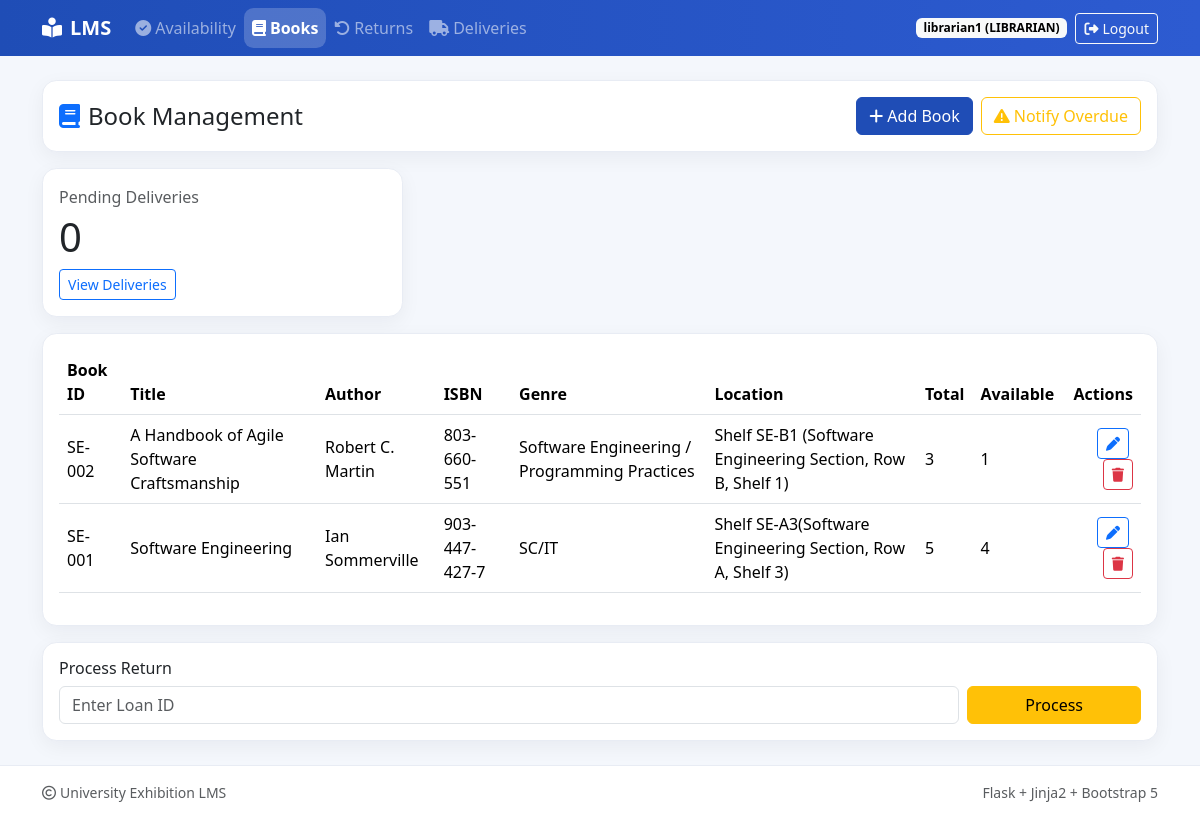
The page /librarian/ (signed in) on the database as committed earlier.
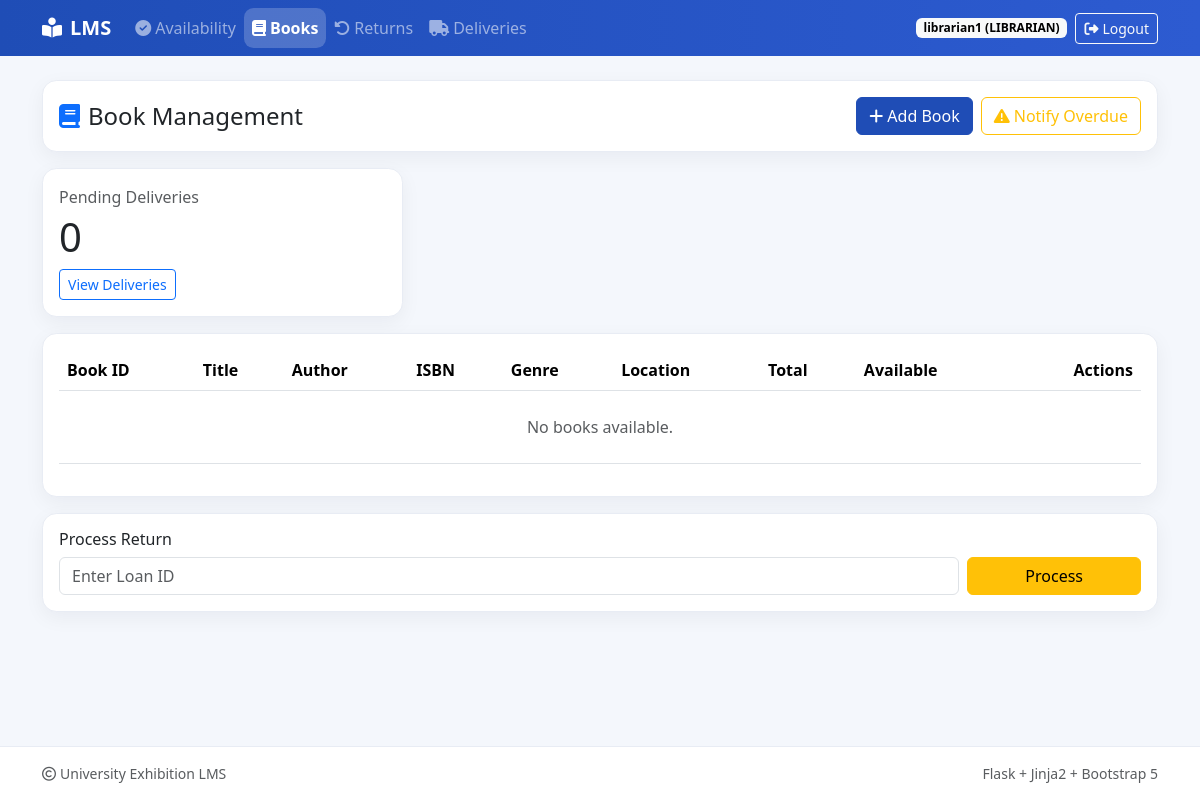
The same page on the database as committed later.
### app/models.py (models this page shows, shortened)
class Book(db.Model):
    __tablename__ = "books"
    bookID = db.Column(db.String, primary_key=True)
    title = db.Column(db.String, nullable=False)
    author = db.Column(db.String, nullable=False)
    isbn = db.Column(db.String, unique=True, nullable=False)
    genre = db.Column(db.String, nullable=False)
    location = db.Column(db.String, nullable=False)
    totalCopies = db.Column(db.Integer, nullable=False)
    availableCopies = db.Column(db.Integer, nullable=False)
    loans = db.relationship("Loan", back_populates="book")
    reservations = db.relationship("Reservation", back_populates="book", cascade="all, delete-orphan")

### app/routes/librarian.py (the view)
@librarian_bp.route("/", methods=["GET"])
@librarian_required
def librarian_dashboard():
    book_service = BookService()
    books = book_service.listBooks()
    librarian_service = LibrarianService()
    pending_deliveries = librarian_service.getPendingDeliveries()
    return render_template("librarian/books.html", books=books, pending_deliveries_count=len(pending_deliveries))

### app/routes/librarian.py (called while the page is built)
def librarian_required(view):
    @wraps(view)
    def wrapped(*args, **kwargs):
        if session.get("user_id") is None:
            flash("Please log in first.", "warning")
            return redirect(url_for("auth.login"))
        if session.get("role") != "LIBRARIAN":
            flash("Librarian access required.", "danger")
            return redirect(url_for("auth.index"))
        return view(*args, **kwargs)
    return wrapped

### app/services/book_service.py (called while the page is built)
    def _require_role(self, allowed_roles: set[UserRole]) -> bool:
        if "user_id" not in session or "role" not in session:
            self.last_message = "Please log in first."
            return False
        role = UserRole(session["role"])
        if role not in allowed_roles:
            self.last_message = "Access denied for this action."
            return False
        return True

    def _catalogue_query(self):
        return Book.query.order_by(Book.title.asc())

### app/templates/librarian/books.html (shortened to what this page needs)
{% extends "base.html" %}
{% block content %}
<div class="card mb-3">
  <div class="card-body d-flex flex-column flex-md-row justify-content-between align-items-md-center gap-2">
    <h1 class="h4 mb-0"><i class="fa-solid fa-book me-2 text-primary"></i>Book Management</h1>
    <div class="d-flex gap-2">
      <button class="btn btn-primary" data-bs-toggle="modal" data-bs-target="#addBookModal"><i class="fa-solid fa-plus me-1"></i>Add Book</button>
      <form method="post" action="{{ url_for('librarian.notify_overdue') }}" class="js-disable-on-submit">
        <button type="submit" class="btn btn-outline-warning"><i class="fa-solid fa-triangle-exclamation me-1"></i>Notify Overdue</button>
      </form>
    </div>
  </div>
</div>
<div class="row g-3 mb-3">
  <div class="col-md-4">
    <div class="card h-100">
      <div class="card-body">
        <p class="text-muted mb-1">Pending Deliveries</p>
        <h2 class="display-6 mb-2">{{ pending_deliveries_count or 0 }}</h2>
        <a href="{{ url_for('librarian.deliveries') }}" class="btn btn-outline-primary btn-sm">View Deliveries</a>
      </div>
    </div>
  </div>
</div>
<div class="card mb-3">
  <div class="card-body">
    <div class="table-responsive">
      <table class="table table-hover align-middle js-data-table" id="booksTable">
        <thead>
          <tr>
            <th>Book ID</th>
            <th>Title</th>
            <th>Author</th>
            <th>ISBN</th>
            <th>Genre</th>
            <th>Location</th>
            <th>Total</th>
            <th>Available</th>
            <th class="text-end">Actions</th>
          </tr>
        </thead>
        <tbody>
          {% for book in books %}
            <tr>
              <td>{{ book.bookID }}</td>
              <td>{{ book.title }}</td>
              <td>{{ book.author }}</td>
              <td>{{ book.isbn }}</td>
              <td>{{ book.genre }}</td>
              <td>{{ book.location }}</td>
              <td>{{ book.totalCopies }}</td>
              <td>{{ book.availableCopies }}</td>
              <td class="text-end">
                <button
                  class="btn btn-sm btn-outline-primary me-1"
                  data-bs-toggle="modal"
                  data-bs-target="#editBookModal"
                  data-bookid="{{ book.bookID }}"
                  data-title="{{ book.title }}"
                  data-author="{{ book.author }}"
                  data-isbn="{{ book.isbn }}"
                  data-genre="{{ book.genre }}"
                  data-location="{{ book.location }}"
                  data-total="{{ book.totalCopies }}">
                  <i class="fa-solid fa-pen"></i>
                </button>
                <button
                  class="btn btn-sm btn-outline-danger"
                  data-bs-toggle="modal"
                  data-bs-target="#deleteBookModal"
                  data-bookid="{{ book.bookID }}">
                  <i class="fa-solid fa-trash"></i>
                </button>
              </td>
            </tr>
          {% else %}
            <tr><td colspan="9" class="text-center text-muted py-4">No books available.</td></tr>
          {% endfor %}
        </tbody>
      </table>
    </div>
  </div>
</div>
<div class="card">
  <div class="card-body">
    <h2 class="h6">Process Return</h2>
    <form method="post" action="{{ url_for('librarian.process_return') }}" class="row g-2 js-disable-on-submit">
      <div class="col-md-10"><input class="form-control" name="loanID" placeholder="Enter Loan ID" required></div>
      <div class="col-md-2 d-grid"><button class="btn btn-warning" type="submit">Process</button></div>
    </form>
  </div>
</div>
{% endblock %}

Rows that differ between the two databases and show on the page:
removed Book: bookID "SE-002", title "A Handbook of Agile Software Craftsmanship", author "Robert C. Martin", isbn "803-660-551", genre "Software Engineering / Programming Practices", location "Shelf SE-B1 (Software Engineering Section, Row B, Shelf 1)", totalCopies "3", availableCopies "1"
removed Book: bookID "SE-001", title "Software Engineering", author "Ian Sommerville", isbn "903-447-427-7", genre "SC/IT", location "Shelf SE-A3(Software Engineering Section, Row A, Shelf 3)", totalCopies "5", availableCopies "4"
Other text that changed with them:
text now shown: "No books available."
